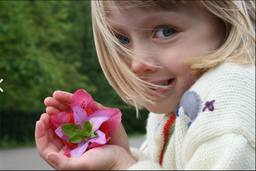
#> input picture ColorQuantization/test.PNG, 256 x 171 px, shrunk from 886 x 592 before the run, found by its file name
$ python main.py
#> lines starting #> are read from the running program, lines starting #| are printed output that depends on the picture
### ColorQuantization/ColorQuantizer.py
from PIL import Image
import numpy as np
from Kmeans import KMeansPlusPlus
import time
from ImageCreator import ImageCreate as imCreate

class ColorQuantize:

    @staticmethod
    def ImageData(image):

#> called with image = 'test.png'
        tempImage = Image.open(image)
#> tempImage is the input picture: PIL image 256x171 RGBA; mean R, G, B, A 135.4, 123.6, 107.9, 255
        img = None
        lst = image.split(".")
        if(lst[1] == 'jpg' or lst[1] == 'jpeg'):
            img = tempImage
        elif(lst[1] == 'png'):
            img = tempImage.convert('RGB')
        imageArray = np.array(img) / 255.0

        flattened = np.resize(imageArray, (imageArray.shape[0] * imageArray.shape[1], 3))

        return (flattened, imageArray.shape)

    @staticmethod
    def Cluster(image, k):

        mainData, imageShape = ColorQuantize.ImageData(image)
#> imageShape = (171, 256, 3)
        centroids = KMeansPlusPlus.Kmeans(mainData, k)  #this takes a lot of time
#> the loop in Kmeans, `for x in range(k-1): ` made 3 passes
#> (maximumDistanceIndex, newCentroid) on passes 1 to 3: (43477, [1, 1, 1]), (25685, [0.875, 0.408, 0.6]), (32188, [0.329, 0.427, 0.659])
#> after the loop in Kmeans, `for x in range(k-1):`: centroids = [[0.306, 0.208, 0.184], [1, 1, 1], [0.875, 0.408, 0.6], [0.329, 0.427, 0.659]]

        for x in range(mainData.shape[0]):

            dataPoint = mainData[x]
            distance = []
            for y in centroids:
                d = KMeansPlusPlus.distance(y, dataPoint)
                distance.append(d)
            indexOfNearestCentroid = np.argmin(distance)
            mainData[x] = centroids[indexOfNearestCentroid]
#> this loop made 43776 passes
#> dataPoint on passes 1 to 3: [0.153, 0.235, 0.0784], [0.165, 0.255, 0.0902], [0.184, 0.275, 0.106]

        finalImage = np.resize(mainData, imageShape)
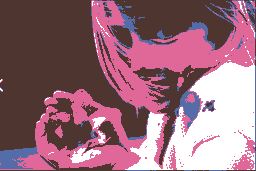
#> finalImage: shape (171, 256, 3) float64; mean of channels 0, 1, 2 0.594, 0.423, 0.479; drawn as R, G, B
        print(finalImage)
#> (printed output is left out)
        newName = 'QuantizedImageWith_K=' + str(k)
        imCreate.RecreateImage(finalImage, newName)

        return finalImage


### ColorQuantization/Kmeans.py
import numpy as np
import sys

class KMeansPlusPlus:

    @staticmethod
    def distance(a, b):
        return np.sum((a-b)**2)


    @staticmethod
    def Kmeans(data, k):    #only accepts 2D vector

        centroids = []
        centroids.append(data[np.random.randint(data.shape[0])])

        for x in range(k-1):

            distances = []

            for y in range(data.shape[0]):

                dataPoint = data[y]
                minDistance = sys.maxsize

                for z in range(len(centroids)):

                    tempDistance = KMeansPlusPlus.distance(centroids[z], dataPoint)
                    minDistance = min(tempDistance, minDistance)

                distances.append(minDistance)

            distances = np.array(distances)
            maximumDistanceIndex = np.argmax(distances)
            newCentroid = data[maximumDistanceIndex]
            centroids.append(newCentroid)

        return centroids


### ColorQuantization/ImageCreator.py
from PIL import Image
import numpy as np

class ImageCreate:

    @staticmethod
    def RecreateImage(arr, newName):
        # rescaling the image to 0-255 and converting to uint8
#> called with newName = 'QuantizedImageWith_K=4'
        rescaledNewImg = (255.0 / arr.max() * (arr - arr.min())).astype(np.uint8)
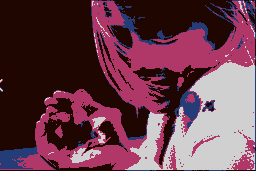
#> rescaledNewImg: shape (171, 256, 3); mean of channels 0, 1, 2 104.3, 60.4, 74.7; drawn as R, G, B

        newImg = Image.fromarray(rescaledNewImg)
        newImg.save('images/' + newName + ".png")
        return newImg


### ColorQuantization/main.py
from ColorQuantizer import ColorQuantize
import time


start = time.time()
ColorQuantize.Cluster('test.png', 4)
end = time.time()
print(end - start)
